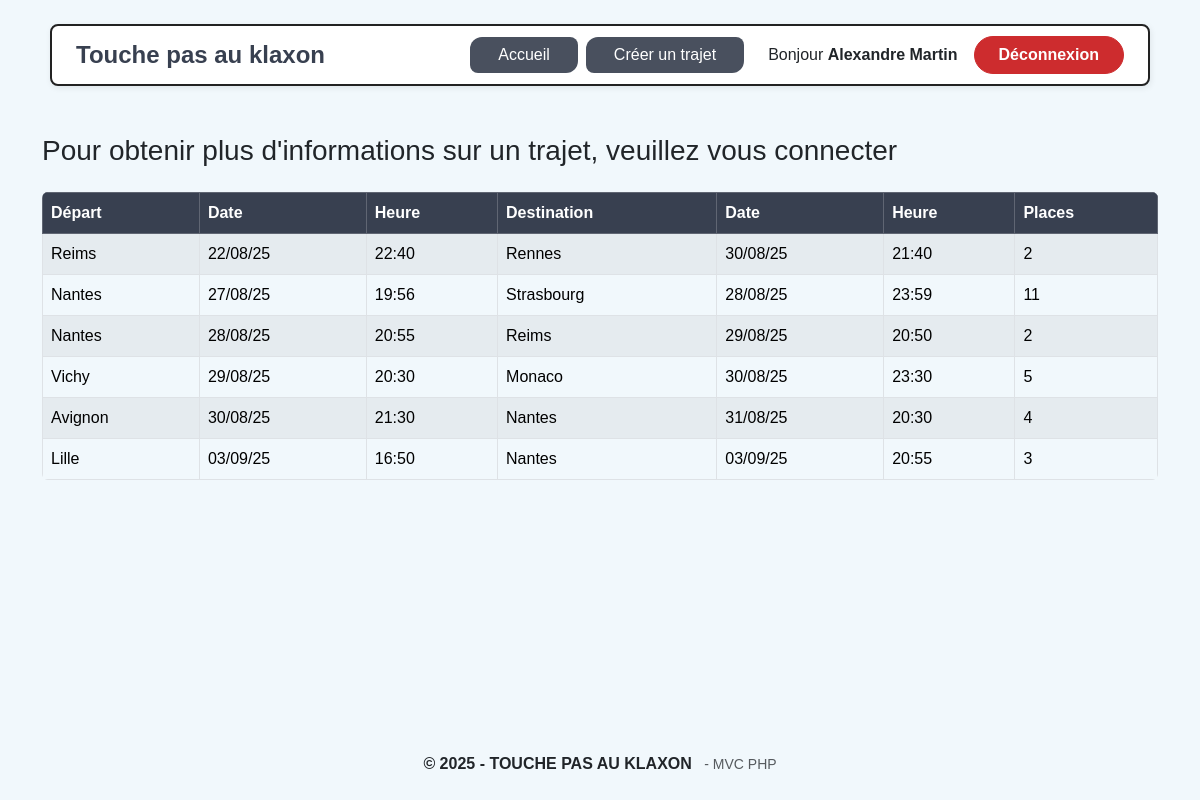
Page /public/index.php (signed in) on the committed database.
### tables this page shows
CREATE TABLE `trajet` (
  `id_trajet` int(11) NOT NULL AUTO_INCREMENT,
  `id_agence_depart` int(11) NOT NULL,
  `id_agence_arrivee` int(11) NOT NULL,
  `date_heure_depart` datetime NOT NULL,
  `date_heure_arrivee` datetime NOT NULL,
  `nb_places_total` int(11) NOT NULL,
  `nb_places_dispo` int(11) NOT NULL,
  `id_contact` int(11) NOT NULL,
  `id_createur` int(11) NOT NULL,
  PRIMARY KEY (`id_trajet`),
  KEY `id_agence_depart` (`id_agence_depart`),
  KEY `id_agence_arrivee` (`id_agence_arrivee`),
  KEY `id_contact` (`id_contact`),
  KEY `id_createur` (`id_createur`),
  CONSTRAINT `trajet_ibfk_1` FOREIGN KEY (`id_agence_depart`) REFERENCES `agence` (`id_agence`),
  CONSTRAINT `trajet_ibfk_2` FOREIGN KEY (`id_agence_arrivee`) REFERENCES `agence` (`id_agence`),
  CONSTRAINT `trajet_ibfk_3` FOREIGN KEY (`id_contact`) REFERENCES `utilisateur` (`id_user`),
  CONSTRAINT `trajet_ibfk_4` FOREIGN KEY (`id_createur`) REFERENCES `utilisateur` (`id_user`)
);

CREATE TABLE `agence` (
  `id_agence` int(11) NOT NULL AUTO_INCREMENT,
  `nom` varchar(100) NOT NULL,
  PRIMARY KEY (`id_agence`),
  UNIQUE KEY `nom` (`nom`)
);

### app/Controllers/HomeController.php (called while the page is built, shortened)
<?php
require_once __DIR__ . '/../Models/TrajetModel.php';
class HomeController
{
    public function index()
    {
        $trajets = TrajetModel::getTrajetsDisponibles();
        require __DIR__ . '/../Views/home.php';
    }
}

### app/Models/TrajetModel.php (called while the page is built, shortened)
<?php
class TrajetModel
{
    public static function getTrajetsDisponibles(): array
    {
        $pdo = Database::getInstance();
        $now = date('Y-m-d H:i:s');
        $sql = "SELECT
                    ad.nom AS depart,
                    t.date_heure_depart,
                    aa.nom AS arrivee,
                    t.date_heure_arrivee,
                    t.nb_places_dispo
                FROM trajet t
                JOIN agence ad ON t.id_agence_depart = ad.id_agence
                JOIN agence aa ON t.id_agence_arrivee = aa.id_agence
                WHERE t.date_heure_depart > ? AND t.nb_places_dispo > 0
                ORDER BY t.date_heure_depart ASC";
        $stmt = $pdo->prepare($sql);
        $stmt->execute([$now]);
        return $stmt->fetchAll(PDO::FETCH_ASSOC);
    }
}

### app/Views/home.php (the view)
<?php require __DIR__ . '/layouts/header.php'; ?>
<div class="container mt-4">
    <h3 class="mb-4" style="font-family:inherit;">
        Pour obtenir plus d'informations sur un trajet, veuillez vous connecter
    </h3>
    <div class="table-responsive">
      <table class="table table-bordered table-striped table-hover align-middle rounded overflow-hidden">
        <thead class="table-dark">
          <tr>
            <th>Départ</th>
            <th>Date</th>
            <th>Heure</th>
            <th>Destination</th>
            <th>Date</th>
            <th>Heure</th>
            <th>Places</th>
          </tr>
        </thead>
        <tbody>
          <?php
          if (!empty($trajets)): ?>
            <?php foreach ($trajets as $t):
              $dateDep  = date('d/m/y', strtotime($t['date_heure_depart']));
              $heureDep = date('H:i', strtotime($t['date_heure_depart']));
              $dateArr  = date('d/m/y', strtotime($t['date_heure_arrivee']));
              $heureArr = date('H:i', strtotime($t['date_heure_arrivee']));
            ?>
            <tr>
              <td><?= htmlspecialchars($t['depart']) ?></td>
              <td><?= $dateDep ?></td>
              <td><?= $heureDep ?></td>
              <td><?= htmlspecialchars($t['arrivee']) ?></td>
              <td><?= $dateArr ?></td>
              <td><?= $heureArr ?></td>
              <td><?= (int)$t['nb_places_dispo'] ?></td>
            </tr>
            <?php endforeach; ?>
          <?php else: ?>
            <tr>
              <td colspan="7" class="text-center">Aucun trajet disponible</td>
            </tr>
          <?php endif; ?>
        </tbody>
      </table>
    </div>
</div>
<?php require __DIR__ . '/layouts/footer.php'; ?>

### rows in the picture
trajet: id_agence_depart.nom "Reims", date_heure_depart "22/08/25", date_heure_depart "22:40", id_agence_arrivee.nom "Rennes", date_heure_arrivee "30/08/25", date_heure_arrivee "21:40", nb_places_dispo "2"
trajet: id_agence_depart.nom "Nantes", date_heure_depart "27/08/25", date_heure_depart "19:56", id_agence_arrivee.nom "Strasbourg", date_heure_arrivee "28/08/25", date_heure_arrivee "23:59", nb_places_dispo "11"
trajet: id_agence_depart.nom "Nantes", date_heure_depart "28/08/25", date_heure_depart "20:55", id_agence_arrivee.nom "Reims", date_heure_arrivee "29/08/25", date_heure_arrivee "20:50", nb_places_dispo "2"
trajet: id_agence_depart.nom "Vichy", date_heure_depart "29/08/25", date_heure_depart "20:30", id_agence_arrivee.nom "Monaco", date_heure_arrivee "30/08/25", date_heure_arrivee "23:30", nb_places_dispo "5"
trajet: id_agence_depart.nom "Avignon", date_heure_depart "30/08/25", date_heure_depart "21:30", id_agence_arrivee.nom "Nantes", date_heure_arrivee "31/08/25", date_heure_arrivee "20:30", nb_places_dispo "4"
trajet: id_agence_depart.nom "Lille", date_heure_depart "03/09/25", date_heure_depart "16:50", id_agence_arrivee.nom "Nantes", date_heure_arrivee "03/09/25", date_heure_arrivee "20:55", nb_places_dispo "3"

### other values in the picture
$_SESSION['user']['prenom'] "Alexandre"
$_SESSION['user']['nom'] "Martin"
